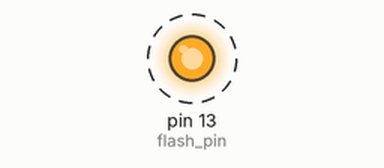
A sketch run on a simulated Arduino Uno, built with avr-gcc and run on an emulated ATmega328P. On the bench: output pins drawn as LEDs (lit = HIGH). Dashed ring = blinking.

Above: at 0.2 s.
Timing chart, 0 to 3.0 s (numbered marks = the images above):
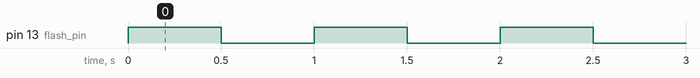

The sketch:

flash_example.ino
```cpp
//NU Fall Workshop 2016 blinking example

const int flash_pin = 13;

void setup() {
  pinMode(flash_pin, OUTPUT);
}

void loop() {
  digitalWrite(flash_pin, HIGH);
  delay(500);
  digitalWrite(flash_pin, LOW);
  delay(500);
}
```

Measured:
- by itself, pin 13 (flash_pin): alternates HIGH for 0.50 s and LOW for 0.50 s
